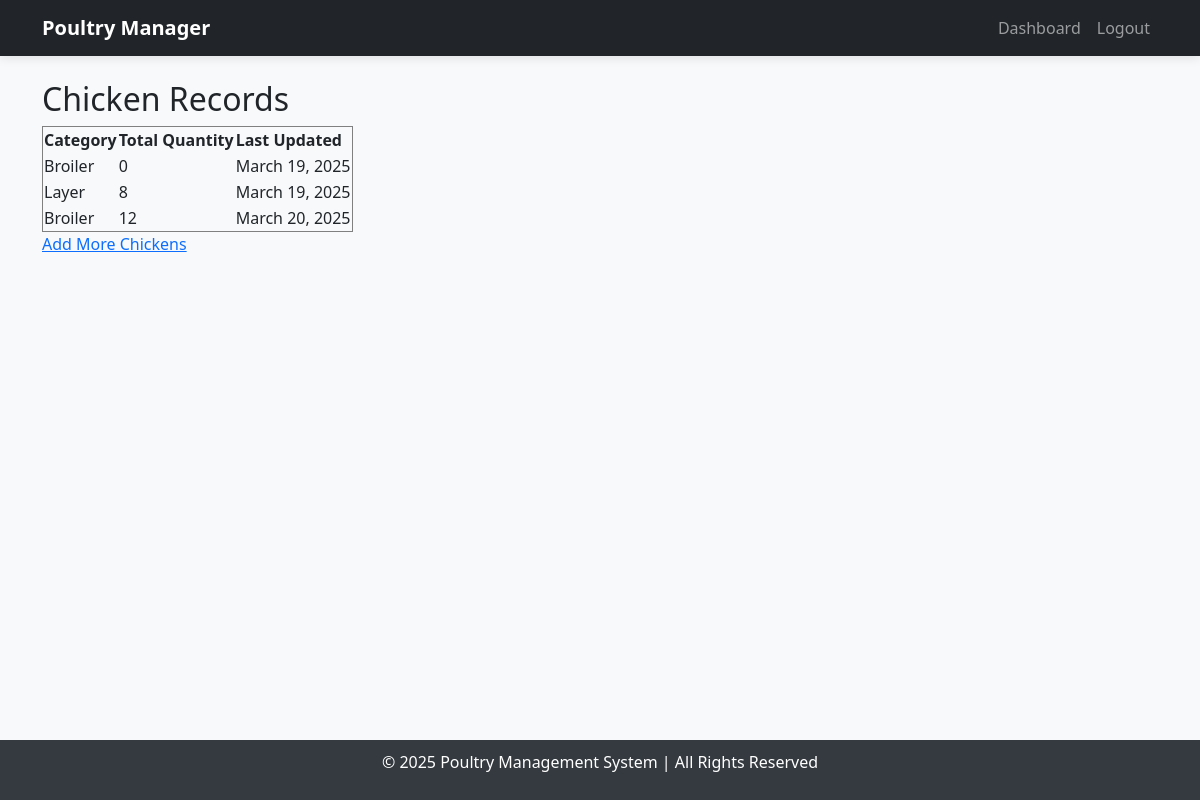
/view-chickens/ (signed in), run on an earlier commit of the app's database.
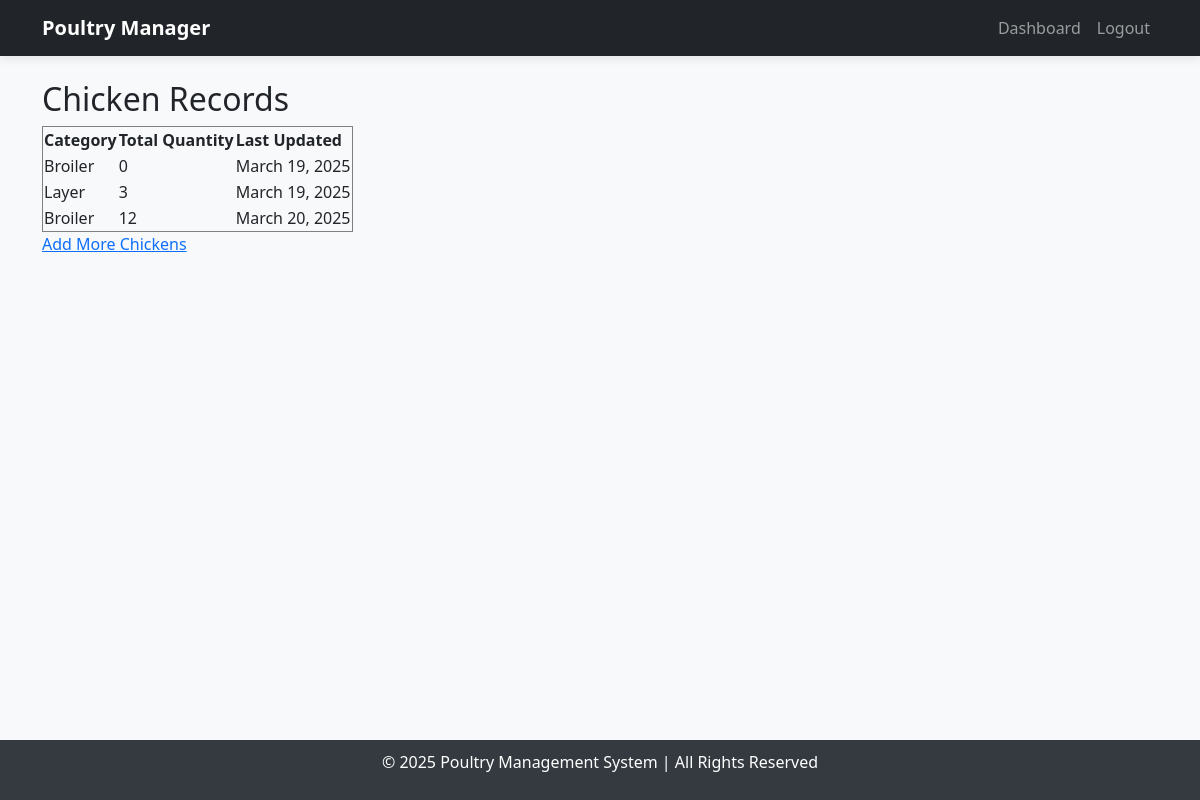
And on a later commit of the database.
### poultry/models.py (models this page shows, shortened)
class Chicken(models.Model):
    CATEGORY_CHOICES = [
        ('Broiler', 'Broiler'),
        ('Layer', 'Layer'),
        ('Kienyeji', 'Kienyeji'),
    ]
    BUY_FROM_CHOICES = [
        ('Local Hatch', 'Local Hatch'),
        ('Kukuchic', 'Kukuchic'),
        ('Kenchic', 'Kenchic'),
        ('Others', 'Others'),
    ]
    category = models.CharField(max_length=20, choices=CATEGORY_CHOICES)
    quantity = models.PositiveIntegerField()
    age_in_weeks = models.PositiveIntegerField()
    weight_kg = models.FloatField(null=True, blank=True)
    buy_from = models.CharField(max_length=50, choices=BUY_FROM_CHOICES)
    other_source = models.CharField(max_length=100, null=True, blank=True)
    date_added = models.DateField(auto_now_add=True)

### poultry/views.py (the view)
# urls.py: path('view-chickens/', view_chickens, name='view_chickens'),
@login_required
def view_chickens(request):
    return render(request, 'poultry/view_chickens.html', {'chickens': Chicken.objects.all()})

### poultry/templates/poultry/view_chickens.html
{% extends "base.html" %}
{% block content %}
    <h2>Chicken Records</h2>
    <table border="1">
        <tr>
            <th>Category</th>
            <th>Total Quantity</th>
            <th>Last Updated</th>
        </tr>
        {% for chicken in chickens %}
        <tr>
            <td>{{ chicken.category }}</td>
            <td>{{ chicken.quantity }}</td>
            <td>{{ chicken.date_added }}</td>
        </tr>
        {% endfor %}
    </table>
    <a href="{% url 'add_chicken' %}">Add More Chickens</a>
{% endblock %}

What changed in the data, as far as the page shows it:
changed Chicken "Layer": quantity "8" → "3"
